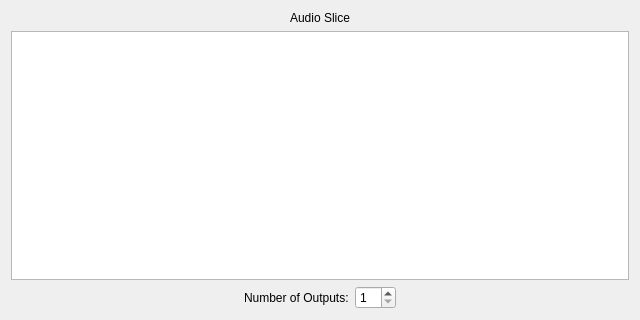
<?xml version="1.0" encoding="UTF-8"?>
<ui version="4.0">
 <class>JackOutputsDialog</class>
 <widget class="QDialog" name="JackOutputsDialog">
  <property name="geometry">
   <rect>
    <x>0</x>
    <y>0</y>
    <width>640</width>
    <height>320</height>
   </rect>
  </property>
  <property name="windowTitle">
   <string>JACK Outputs</string>
  </property>
  <layout class="QVBoxLayout" name="verticalLayout">
   <item>
    <widget class="QLabel" name="label_2">
     <property name="text">
      <string>Audio Slice</string>
     </property>
     <property name="alignment">
      <set>Qt::AlignCenter</set>
     </property>
    </widget>
   </item>
   <item>
    <widget class="QTableWidget" name="tableWidget"/>
   </item>
   <item>
    <layout class="QHBoxLayout" name="horizontalLayout">
     <item>
      <spacer name="horizontalSpacer">
       <property name="orientation">
        <enum>Qt::Horizontal</enum>
       </property>
       <property name="sizeHint" stdset="0">
        <size>
         <width>40</width>
         <height>20</height>
        </size>
       </property>
      </spacer>
     </item>
     <item>
      <widget class="QLabel" name="label">
       <property name="text">
        <string>Number of Outputs:</string>
       </property>
      </widget>
     </item>
     <item>
      <widget class="QSpinBox" name="spinBox_NumOutputs">
       <property name="minimum">
        <number>1</number>
       </property>
      </widget>
     </item>
     <item>
      <spacer name="horizontalSpacer_2">
       <property name="orientation">
        <enum>Qt::Horizontal</enum>
       </property>
       <property name="sizeHint" stdset="0">
        <size>
         <width>40</width>
         <height>20</height>
        </size>
       </property>
      </spacer>
     </item>
    </layout>
   </item>
  </layout>
 </widget>
 <resources/>
 <connections/>
</ui>
